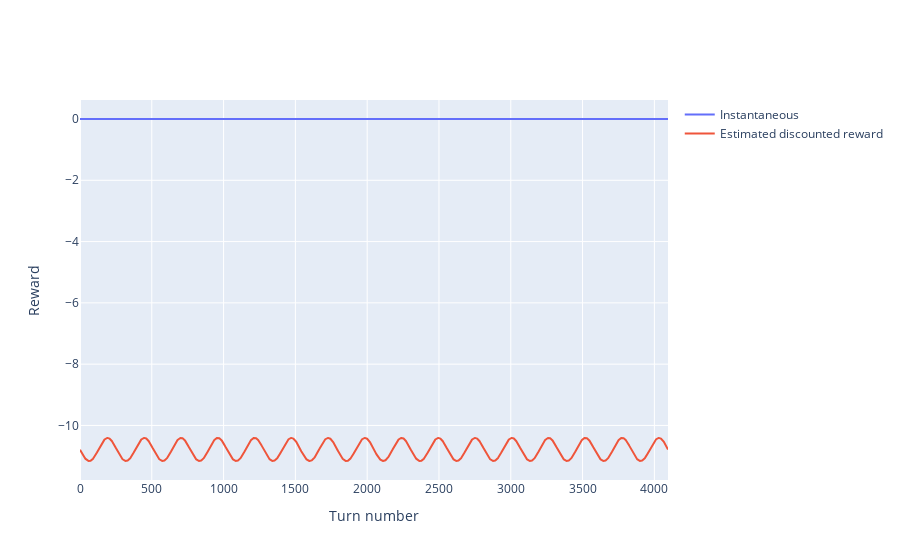

The cell this chart's notebook holds for it:
### Code cell
reward_plot(turn_results)

### Figure 1 — Plotly figure (JSON) as saved in the notebook; plotly's stock layout.template omitted (floating-point values rounded to 4 significant figures; data arrays with more than 128 entries replaced by an {"elided": "..."} marker saying what was removed)
{"data": [{"name": "Instantaneous", "type": "scatter", "y": {"elided": "4096 int values"}}, {"name": "Estimated discounted reward", "type": "scatter", "y": {"elided": "4096 float values"}}], "layout": {"xaxis": {"title": {"text": "Turn number"}}, "yaxis": {"title": {"text": "Reward"}}}}
